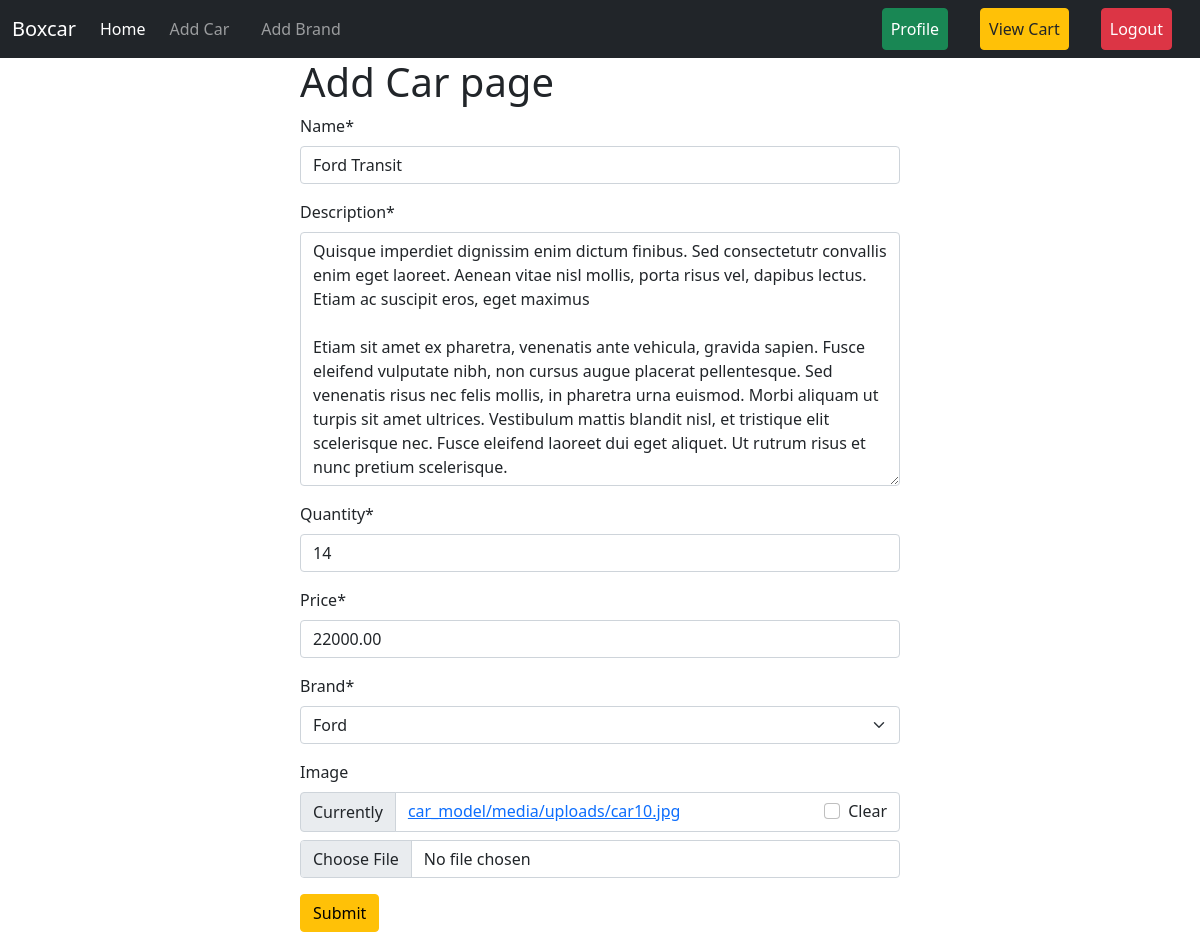
/car_model/edit/3/ (signed in), run on an earlier commit of the app's database.
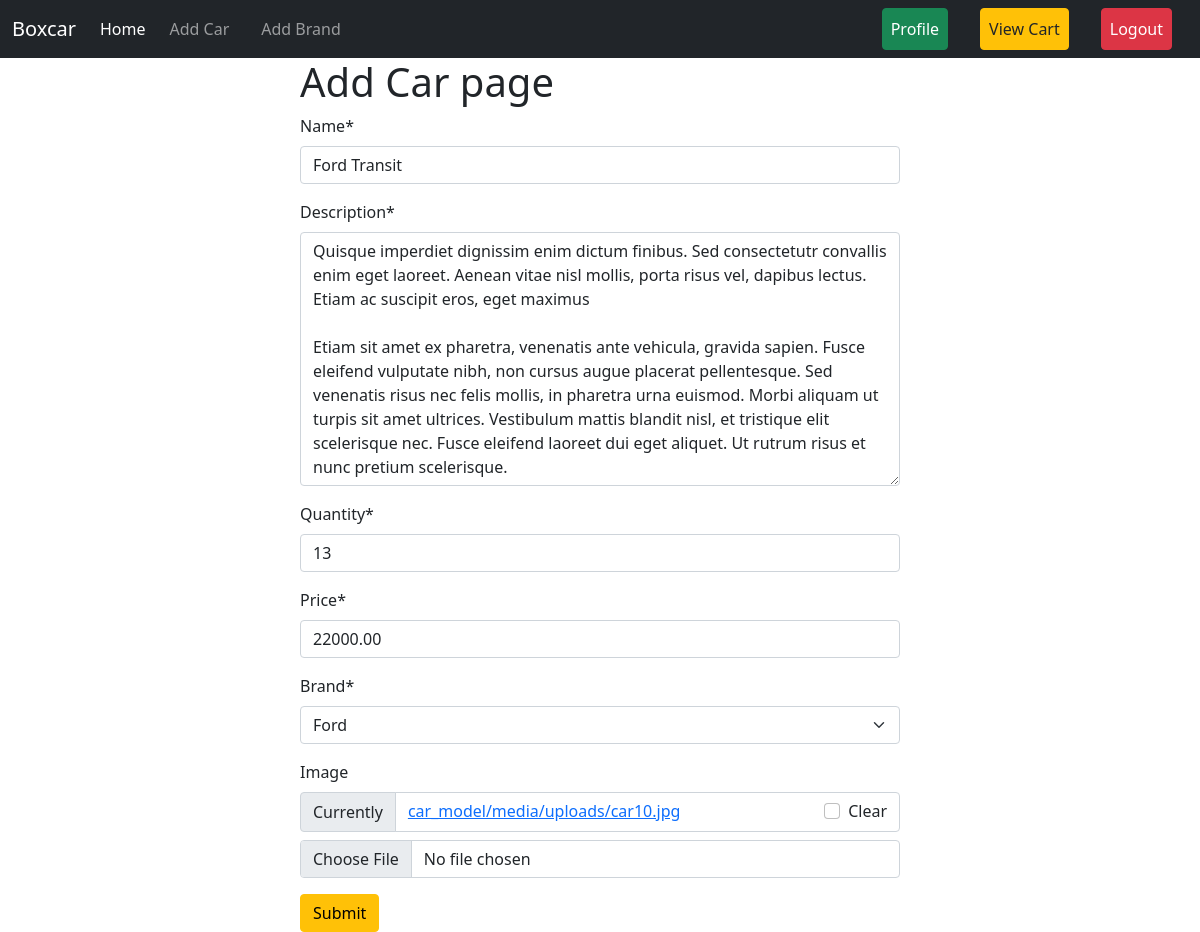
And on a later commit of the database.
### car_model/models.py (models this page shows, shortened)
class Car(models.Model):
    name = models.CharField(max_length=255)
    description = models.TextField()
    quantity = models.PositiveIntegerField(default=0)
    price = models.DecimalField(max_digits=10, decimal_places=2)
    brand = models.ForeignKey(Brand, on_delete=models.CASCADE, related_name='car')
    image = models.ImageField(upload_to='car_model/media/uploads/', blank = True, null = True)

### car_brand/models.py (models this page shows)
class Brand(models.Model):
    name = models.CharField(max_length=100)
    slug = models.SlugField(max_length=100,unique=True, null=True, blank=True)
    def __str__(self):
        return self.name

### car_model/views.py (the view)
# urls.py: path('edit/<int:id>/', views.EditPostView.as_view(), name='edit_post'),
@method_decorator(login_required, name='dispatch')
class EditPostView(UpdateView):
    model = models.Car
    form_class = forms.CarForm
    template_name = 'add_car.html'
    pk_url_kwarg = 'id'
    success_url = reverse_lazy('homepage')

### car_model/forms.py
class CarForm(forms.ModelForm):
    class Meta:
        model = Car
        fields = '__all__'

### car_model/templates/add_car.html (shortened to what this page needs)
{% extends 'base.html' %}
{% load crispy_forms_tags %}
{% block content %}
<form style="width:50% ; margin : auto" method="post" enctype="multipart/form-data">
    <h1>Add Car page</h1>
    {{form | crispy}}
    <button class="btn btn-warning">Submit</button>
</form>
{% endblock %}

### templates/base.html (shortened to what this page needs)
<!DOCTYPE html>
<html lang="en">
  <head>
    <link
      href="https://cdn.jsdelivr.net/npm/bootstrap@5.0.2/dist/css/bootstrap.min.css"
      rel="stylesheet"
    />
  </head>
  <body >
    <nav class="navbar navbar-expand-lg navbar-dark bg-dark">
      <div class="container-fluid">
        <a class="navbar-brand" href="{% url 'homepage' %}">Boxcar</a>
        <div class="collapse navbar-collapse" id="navbarSupportedContent">
          <ul class="navbar-nav me-auto mb-2 mb-lg-0">
            <li class="nav-item">
              <a
                class="nav-link active"
                aria-current="page"
                href="{% url 'homepage' %}"
                >Home</a
              >
            </li>
            {% if request.user.is_authenticated %}
            <li class="nav-item mx-2">
              <a
                class="nav-link"
                href="{% url 'add_car' %}"
                >Add Car</a
              >
            </li>
            <li class="nav-item mx-2">
                <a
                  class="nav-link"
                  href="{% url 'add_brand' %}"
                  >Add Brand</a
                >
              </li>
              {% endif %}
          </ul>
          <div class="d-flex">
            <ul class="navbar-nav me-auto mb-2 mb-lg-0">
              {% if request.user.is_authenticated %}
              <li class="nav-item mx-3">
                <a
                  class="nav-link btn btn-success text-white"
                  href="{% url 'profile' %}"
                  >Profile</a
                >
              </li>
              <li class="nav-item mx-3">
                <a
                  class="nav-link btn btn-warning text-dark"
                  href="{% url 'cart:view_cart' %}"
                  >View Cart</a
                >
              </li>
              <li class="nav-item mx-3">
                <a
                  class="nav-link btn btn-danger text-white"
                  href="{% url 'user_logout' %}"
                  >Logout</a
                >
              </li>
              {% endif %}
            </ul>
          </div>
        </div>
      </div>
    </nav>
    {% block content %} {% endblock %}
  </body>
</html>

What changed in the data, as far as the page shows it:
changed Car "Ford": quantity "14" → "13"
